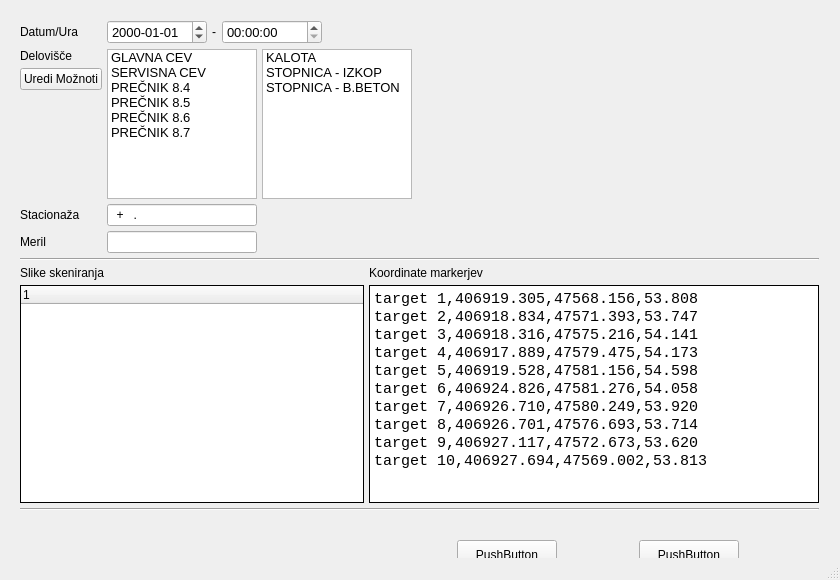
<?xml version="1.0" encoding="UTF-8"?>
<ui version="4.0" connectslotsbyname="false">
 <author>BB</author>
 <class>MainWindow</class>
 <widget class="QMainWindow" name="MainWindow">
  <property name="geometry">
   <rect>
    <x>0</x>
    <y>0</y>
    <width>840</width>
    <height>580</height>
   </rect>
  </property>
  <property name="windowTitle">
   <string notr="true">AutoFTG PhotoWorks</string>
  </property>
  <property name="toolButtonStyle">
   <enum>Qt::ToolButtonTextBesideIcon</enum>
  </property>
  <widget class="QWidget" name="centralwidget">
   <widget class="QWidget" name="gridLayoutWidget">
    <property name="geometry">
     <rect>
      <x>10</x>
      <y>10</y>
      <width>819</width>
      <height>511</height>
     </rect>
    </property>
    <layout class="QGridLayout" name="gridLayout">
     <item row="4" column="0" colspan="2">
      <widget class="Line" name="line_2">
       <property name="orientation">
        <enum>Qt::Horizontal</enum>
       </property>
      </widget>
     </item>
     <item row="3" column="0">
      <widget class="QTreeWidget" name="treeWidget">
       <property name="minimumSize">
        <size>
         <width>280</width>
         <height>0</height>
        </size>
       </property>
       <property name="frameShape">
        <enum>QFrame::Box</enum>
       </property>
       <property name="frameShadow">
        <enum>QFrame::Plain</enum>
       </property>
       <column>
        <property name="text">
         <string notr="true">1</string>
        </property>
       </column>
      </widget>
     </item>
     <item row="0" column="0" colspan="2">
      <layout class="QFormLayout" name="formLayout">
       <item row="0" column="0">
        <widget class="QLabel" name="label_3">
         <property name="text">
          <string>Datum/Ura</string>
         </property>
        </widget>
       </item>
       <item row="0" column="1">
        <layout class="QHBoxLayout" name="horizontalLayout">
         <item>
          <widget class="QDateEdit" name="dateEdit">
           <property name="minimumSize">
            <size>
             <width>100</width>
             <height>0</height>
            </size>
           </property>
           <property name="maximumSize">
            <size>
             <width>100</width>
             <height>16777215</height>
            </size>
           </property>
           <property name="font">
            <font>
             <family>Segoe UI</family>
             <pointsize>10</pointsize>
            </font>
           </property>
           <property name="displayFormat">
            <string>yyyy-MM-dd</string>
           </property>
          </widget>
         </item>
         <item>
          <widget class="QLabel" name="label_7">
           <property name="maximumSize">
            <size>
             <width>5</width>
             <height>16777215</height>
            </size>
           </property>
           <property name="text">
            <string>-</string>
           </property>
          </widget>
         </item>
         <item>
          <widget class="QTimeEdit" name="timeEdit">
           <property name="minimumSize">
            <size>
             <width>100</width>
             <height>0</height>
            </size>
           </property>
           <property name="maximumSize">
            <size>
             <width>100</width>
             <height>16777215</height>
            </size>
           </property>
           <property name="font">
            <font>
             <family>Segoe UI</family>
             <pointsize>10</pointsize>
            </font>
           </property>
          </widget>
         </item>
        </layout>
       </item>
       <item row="1" column="0">
        <layout class="QVBoxLayout" name="verticalLayout_2">
         <item>
          <widget class="QLabel" name="label_5">
           <property name="sizePolicy">
            <sizepolicy hsizetype="Preferred" vsizetype="Fixed">
             <horstretch>0</horstretch>
             <verstretch>0</verstretch>
            </sizepolicy>
           </property>
           <property name="text">
            <string>Delovišče</string>
           </property>
          </widget>
         </item>
         <item>
          <widget class="QPushButton" name="pushButton">
           <property name="sizePolicy">
            <sizepolicy hsizetype="Fixed" vsizetype="Fixed">
             <horstretch>0</horstretch>
             <verstretch>0</verstretch>
            </sizepolicy>
           </property>
           <property name="text">
            <string>Uredi Možnoti</string>
           </property>
           <property name="icon">
            <iconset resource="../../qtresources.qrc">
             <normaloff>:/AutoFTG/resources/DeviceManager.png</normaloff>:/AutoFTG/resources/DeviceManager.png</iconset>
           </property>
          </widget>
         </item>
        </layout>
       </item>
       <item row="1" column="1">
        <layout class="QHBoxLayout" name="horizontalLayout_2">
         <property name="spacing">
          <number>5</number>
         </property>
         <item>
          <widget class="QListWidget" name="listWidget_2">
           <property name="maximumSize">
            <size>
             <width>150</width>
             <height>150</height>
            </size>
           </property>
           <property name="font">
            <font>
             <family>Segoe UI</family>
             <pointsize>10</pointsize>
            </font>
           </property>
           <item>
            <property name="text">
             <string>GLAVNA CEV</string>
            </property>
           </item>
           <item>
            <property name="text">
             <string>SERVISNA CEV</string>
            </property>
           </item>
           <item>
            <property name="text">
             <string>PREČNIK 8.4</string>
            </property>
           </item>
           <item>
            <property name="text">
             <string>PREČNIK 8.5</string>
            </property>
           </item>
           <item>
            <property name="text">
             <string>PREČNIK 8.6</string>
            </property>
           </item>
           <item>
            <property name="text">
             <string>PREČNIK 8.7</string>
            </property>
           </item>
          </widget>
         </item>
         <item>
          <widget class="QListWidget" name="listWidget">
           <property name="maximumSize">
            <size>
             <width>150</width>
             <height>150</height>
            </size>
           </property>
           <property name="font">
            <font>
             <family>Segoe UI</family>
             <pointsize>10</pointsize>
            </font>
           </property>
           <item>
            <property name="text">
             <string>KALOTA</string>
            </property>
           </item>
           <item>
            <property name="text">
             <string>STOPNICA - IZKOP</string>
            </property>
           </item>
           <item>
            <property name="text">
             <string>STOPNICA - B.BETON</string>
            </property>
           </item>
          </widget>
         </item>
        </layout>
       </item>
       <item row="2" column="0">
        <widget class="QLabel" name="label_4">
         <property name="text">
          <string>Stacionaža</string>
         </property>
        </widget>
       </item>
       <item row="2" column="1">
        <widget class="QLineEdit" name="lineEdit_2">
         <property name="sizePolicy">
          <sizepolicy hsizetype="Expanding" vsizetype="Fixed">
           <horstretch>0</horstretch>
           <verstretch>0</verstretch>
          </sizepolicy>
         </property>
         <property name="maximumSize">
          <size>
           <width>150</width>
           <height>16777215</height>
          </size>
         </property>
         <property name="inputMask">
          <string notr="true">00+000.00</string>
         </property>
         <property name="text">
          <string notr="true">+.</string>
         </property>
         <property name="placeholderText">
          <string notr="true"/>
         </property>
        </widget>
       </item>
       <item row="3" column="0">
        <widget class="QLabel" name="label_6">
         <property name="text">
          <string>Meril</string>
         </property>
        </widget>
       </item>
       <item row="3" column="1">
        <widget class="QLineEdit" name="lineEdit">
         <property name="maximumSize">
          <size>
           <width>150</width>
           <height>16777215</height>
          </size>
         </property>
        </widget>
       </item>
      </layout>
     </item>
     <item row="1" column="0" colspan="2">
      <widget class="Line" name="line">
       <property name="orientation">
        <enum>Qt::Horizontal</enum>
       </property>
      </widget>
     </item>
     <item row="2" column="1">
      <widget class="QLabel" name="label">
       <property name="text">
        <string>Koordinate markerjev</string>
       </property>
      </widget>
     </item>
     <item row="2" column="0">
      <widget class="QLabel" name="label_2">
       <property name="text">
        <string>Slike skeniranja</string>
       </property>
      </widget>
     </item>
     <item row="3" column="1">
      <widget class="QPlainTextEdit" name="plainTextEdit">
       <property name="minimumSize">
        <size>
         <width>450</width>
         <height>0</height>
        </size>
       </property>
       <property name="font">
        <font>
         <family>Lucida Console</family>
         <pointsize>11</pointsize>
        </font>
       </property>
       <property name="frameShape">
        <enum>QFrame::Box</enum>
       </property>
       <property name="frameShadow">
        <enum>QFrame::Plain</enum>
       </property>
       <property name="midLineWidth">
        <number>1</number>
       </property>
       <property name="lineWrapMode">
        <enum>QPlainTextEdit::NoWrap</enum>
       </property>
       <property name="plainText">
        <string>target 1,406919.305,47568.156,53.808
target 2,406918.834,47571.393,53.747
target 3,406918.316,47575.216,54.141
target 4,406917.889,47579.475,54.173
target 5,406919.528,47581.156,54.598
target 6,406924.826,47581.276,54.058
target 7,406926.710,47580.249,53.920
target 8,406926.701,47576.693,53.714
target 9,406927.117,47572.673,53.620
target 10,406927.694,47569.002,53.813    
</string>
       </property>
      </widget>
     </item>
    </layout>
   </widget>
   <widget class="QWidget" name="horizontalLayoutWidget_3">
    <property name="geometry">
     <rect>
      <x>370</x>
      <y>530</y>
      <width>456</width>
      <height>32</height>
     </rect>
    </property>
    <layout class="QHBoxLayout" name="horizontalLayout_3">
     <property name="spacing">
      <number>5</number>
     </property>
     <item>
      <widget class="QPushButton" name="pushButton_3">
       <property name="minimumSize">
        <size>
         <width>0</width>
         <height>30</height>
        </size>
       </property>
       <property name="maximumSize">
        <size>
         <width>100</width>
         <height>30</height>
        </size>
       </property>
       <property name="text">
        <string>PushButton</string>
       </property>
      </widget>
     </item>
     <item>
      <widget class="QPushButton" name="pushButton_2">
       <property name="minimumSize">
        <size>
         <width>0</width>
         <height>30</height>
        </size>
       </property>
       <property name="maximumSize">
        <size>
         <width>100</width>
         <height>30</height>
        </size>
       </property>
       <property name="text">
        <string>PushButton</string>
       </property>
      </widget>
     </item>
    </layout>
   </widget>
  </widget>
  <widget class="QMenuBar" name="menubar">
   <property name="geometry">
    <rect>
     <x>0</x>
     <y>0</y>
     <width>840</width>
     <height>19</height>
    </rect>
   </property>
  </widget>
  <widget class="QStatusBar" name="statusbar"/>
 </widget>
 <layoutdefault spacing="5" margin="10"/>
 <resources>
  <include location="../../qtresources.qrc"/>
 </resources>
 <connections/>
 <designerdata>
  <property name="gridDeltaX">
   <number>10</number>
  </property>
  <property name="gridDeltaY">
   <number>10</number>
  </property>
  <property name="gridSnapX">
   <bool>true</bool>
  </property>
  <property name="gridSnapY">
   <bool>true</bool>
  </property>
  <property name="gridVisible">
   <bool>true</bool>
  </property>
 </designerdata>
</ui>
